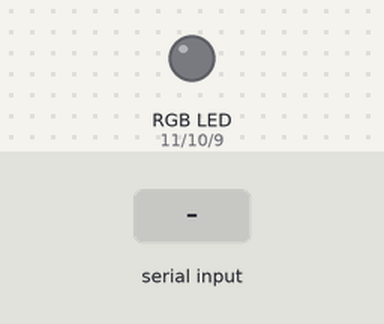
A sketch run on a simulated Arduino Uno, built with avr-gcc and run on an emulated ATmega328P. Shown: an RGB LED mixed from three pins (HIGH = lit). The test bench sets the inputs (shaded band). Dim RGB values are drawn brighter than linear.

Above: at 1.2 s.
1.3 s: "90,45,200\n" received over Serial
At 2.0 s:
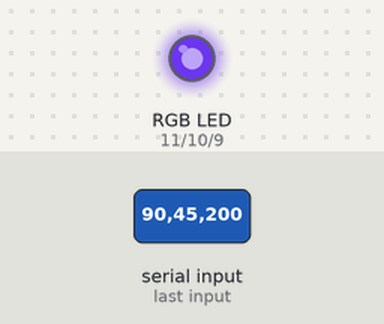
2.8 s: "30,150,10\n" received over Serial
At 4.2 s:
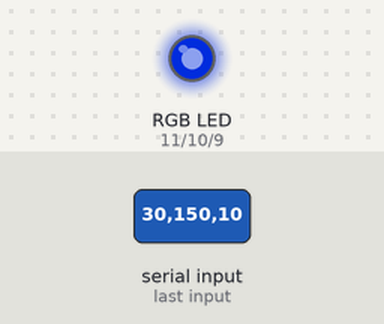
5.8 s: "90,45\n" received over Serial
At 7.2 s:
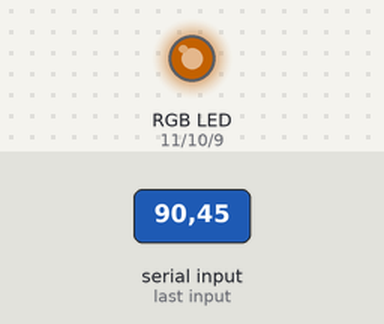
8.3 s: "30,150\n" received over Serial
At 10.3 s:
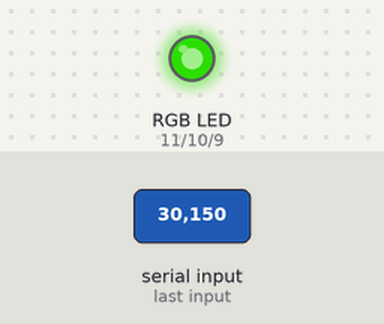
10.8 s: "90\n" received over Serial
At 13.6 s:
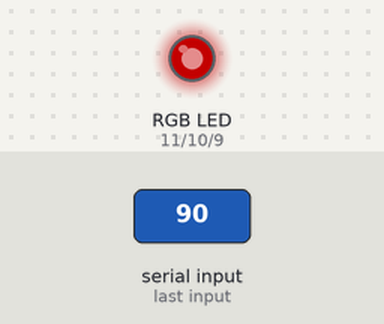
13.8 s: "200\n" received over Serial
At 16.4 s:
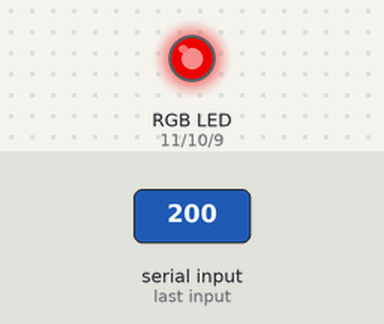
Timing chart, 0 to 17.8 s (numbered marks = the images above; inputs shaded):
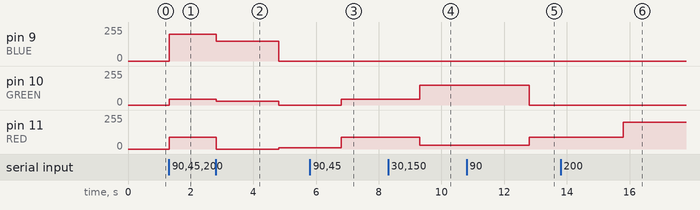

The sketch:

RGB_Serial.ino
```cpp
const int RED= 11;
const int GREEN= 10;
const int BLUE= 9;
//三个可以用PVM的端口

int r=0;
int g=0;
int b=0;

void setup() {
  Serial.begin(9600);
  pinMode(RED,OUTPUT);
  pinMode(GREEN,OUTPUT);
  pinMode(BLUE,OUTPUT);
}

void loop() {
  while(Serial.available()>0)
  {
    r=Serial.parseInt();
    g=Serial.parseInt();
    b=Serial.parseInt();

    analogWrite(RED,r);
    analogWrite(GREEN,g);
    analogWrite(BLUE,b);
  }

}
```

Measured:
- after the input at 1.3 s, pin 9 (BLUE): 0/255 → 200/255 at once; pin 10 (GREEN): 0/255 → 45/255 at once; pin 11 (RED): 0/255 → 90/255 at once
- after the input at 2.8 s, pin 9 (BLUE): 200/255 → 150/255 at once, → 0/255 2.0 s later; pin 10 (GREEN): 45/255 → 30/255 at once, → 0/255 2.0 s later; pin 11 (RED): 90/255 → 0/255 after 0.01 s instead of 1.5 s
- after the input at 5.8 s, pin 10 (GREEN): 0/255 → 45/255 after 1.0 s; pin 11 (RED): 10/255 → 90/255 after 1.0 s
- after the input at 8.3 s, pin 10 (GREEN): 45/255 → 150/255 after 1.0 s; pin 11 (RED): 90/255 → 30/255 after 1.0 s
- after the input at 10.8 s, pin 10 (GREEN): 150/255 → 0/255 after 2.0 s; pin 11 (RED): 30/255 → 90/255 after 2.0 s
- after the input at 13.8 s, pin 11 (RED): 90/255 → 200/255 after 2.0 s
